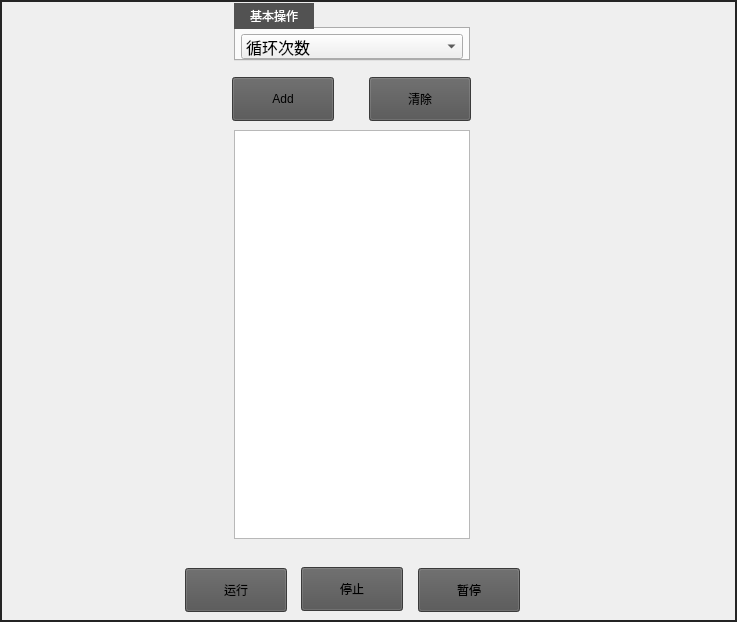
     <widget class="QGroupBox" name="groupBox_7">
      <property name="geometry">
       <rect>
        <x>1</x>
        <y>3</y>
        <width>737</width>
        <height>622</height>
       </rect>
      </property>
      <property name="styleSheet">
       <string notr="true">QGroupBox {
  border: 1.5px solid rgb(36, 36, 36);
}

</string>
      </property>
      <property name="title">
       <string/>
      </property>
      <widget class="QTabWidget" name="tabWidget_2">
       <property name="geometry">
        <rect>
         <x>234</x>
         <y>3</y>
         <width>236</width>
         <height>58</height>
        </rect>
       </property>
       <property name="styleSheet">
        <string notr="true">QTabBar::tab {
min-width:80px;
min-height:20px;
}	
QTabBar::tab {
        color:rgb(220, 220, 220);
        background: rgb(100, 100, 100);
}

QTabBar::tab:hover {
        background: rgb(82, 82, 82);
}

QTabBar::tab:selected {
        color: white;
        background: rgb(82, 82, 82);
}</string>
       </property>
       <property name="currentIndex">
        <number>0</number>
       </property>
       <widget class="QWidget" name="tab_3">
        <attribute name="title">
         <string>基本操作</string>
        </attribute>
        <widget class="QComboBox" name="comboBox">
         <property name="geometry">
          <rect>
           <x>5</x>
           <y>5</y>
           <width>222</width>
           <height>25</height>
          </rect>
         </property>
         <property name="font">
          <font>
           <family>隶书</family>
           <pointsize>12</pointsize>
          </font>
         </property>
         <property name="layoutDirection">
          <enum>Qt::LeftToRight</enum>
         </property>
         <property name="iconSize">
          <size>
           <width>20</width>
           <height>20</height>
          </size>
         </property>
         <item>
          <property name="text">
           <string>循环次数</string>
          </property>
         </item>
         <item>
          <property name="text">
           <string>移动</string>
          </property>
         </item>
         <item>
          <property name="text">
           <string>旋转</string>
          </property>
         </item>
         <item>
          <property name="text">
           <string>顶升</string>
          </property>
         </item>
         <item>
          <property name="text">
           <string>下降</string>
          </property>
         </item>
         <item>
          <property name="text">
           <string>充电</string>
          </property>
         </item>
         <item>
          <property name="text">
           <string>退出充电</string>
          </property>
         </item>
         <item>
          <property name="text">
           <string>设置托盘高度</string>
          </property>
         </item>
         <item>
          <property name="text">
           <string>顶升前确认</string>
          </property>
         </item>
         <item>
          <property name="text">
           <string>顶升后确认</string>
          </property>
         </item>
         <item>
          <property name="text">
           <string>托盘碰限位</string>
          </property>
         </item>
         <item>
          <property name="text">
           <string>托盘归零</string>
          </property>
         </item>
         <item>
          <property name="text">
           <string>陀螺仪归零</string>
          </property>
         </item>
         <item>
          <property name="text">
           <string>重启642</string>
          </property>
         </item>
         <item>
          <property name="text">
           <string>一键启动</string>
          </property>
         </item>
         <item>
          <property name="text">
           <string>查询电量</string>
          </property>
         </item>
         <item>
          <property name="text">
           <string>重置</string>
          </property>
         </item>
         <item>
          <property name="text">
           <string>微移动</string>
          </property>
         </item>
         <item>
          <property name="text">
           <string>微转向</string>
          </property>
         </item>
         <item>
          <property name="text">
           <string>DeBug</string>
          </property>
         </item>
         <item>
          <property name="text">
           <string>货架换向</string>
          </property>
         </item>
         <item>
          <property name="text">
           <string>获得下位机里程</string>
          </property>
         </item>
         <item>
          <property name="text">
           <string>获得下位机版本号</string>
          </property>
         </item>
        </widget>
       </widget>
      </widget>
      <widget class="QPushButton" name="pushButton_Suspend">
       <property name="geometry">
        <rect>
         <x>418</x>
         <y>568</y>
         <width>102</width>
         <height>44</height>
        </rect>
       </property>
       <property name="minimumSize">
        <size>
         <width>102</width>
         <height>44</height>
        </size>
       </property>
       <property name="maximumSize">
        <size>
         <width>102</width>
         <height>44</height>
        </size>
       </property>
       <property name="styleSheet">
        <string notr="true">QPushButton:enabled {
        background: rgb(82, 82, 82);
}
QPushButton:enabled:hover{
        background: rgb(100, 100, 100);
}
QPushButton:enabled:pressed{
        background: rgb(56, 56, 56);
}</string>
       </property>
       <property name="text">
        <string>暂停</string>
       </property>
      </widget>
      <widget class="QPushButton" name="pushButton_Run">
       <property name="geometry">
        <rect>
         <x>185</x>
         <y>568</y>
         <width>102</width>
         <height>44</height>
        </rect>
       </property>
       <property name="minimumSize">
        <size>
         <width>102</width>
         <height>44</height>
        </size>
       </property>
       <property name="maximumSize">
        <size>
         <width>102</width>
         <height>44</height>
        </size>
       </property>
       <property name="styleSheet">
        <string notr="true">
QPushButton:enabled {
        background: rgb(82, 82, 82);
}
QPushButton:enabled:hover{
        background: rgb(100, 100, 100);
}
QPushButton:enabled:pressed{
        background: rgb(56, 56, 56);
}
</string>
       </property>
       <property name="text">
        <string>运行</string>
       </property>
      </widget>
      <widget class="QPushButton" name="pushButton_Stop">
       <property name="geometry">
        <rect>
         <x>301</x>
         <y>567</y>
         <width>102</width>
         <height>44</height>
        </rect>
       </property>
       <property name="minimumSize">
        <size>
         <width>102</width>
         <height>44</height>
        </size>
       </property>
       <property name="maximumSize">
        <size>
         <width>102</width>
         <height>44</height>
        </size>
       </property>
       <property name="styleSheet">
        <string notr="true">QPushButton:enabled {
        background: rgb(82, 82, 82);
}
QPushButton:enabled:hover{
        background: rgb(100, 100, 100);
}
QPushButton:enabled:pressed{
        background: rgb(56, 56, 56);
}</string>
       </property>
       <property name="text">
        <string>停止</string>
       </property>
      </widget>
      <widget class="QTextEdit" name="textEdit">
       <property name="geometry">
        <rect>
         <x>234</x>
         <y>130</y>
         <width>236</width>
         <height>409</height>
        </rect>
       </property>
      </widget>
      <widget class="QPushButton" name="pushButton_Add_Cmd">
       <property name="geometry">
        <rect>
         <x>232</x>
         <y>77</y>
         <width>102</width>
         <height>44</height>
        </rect>
       </property>
       <property name="minimumSize">
        <size>
         <width>102</width>
         <height>44</height>
        </size>
       </property>
       <property name="maximumSize">
        <size>
         <width>102</width>
         <height>44</height>
        </size>
       </property>
       <property name="styleSheet">
        <string notr="true">QPushButton:enabled {
        background: rgb(82, 82, 82);
}
QPushButton:enabled:hover{
        background: rgb(100, 100, 100);
}
QPushButton:enabled:pressed{
        background: rgb(56, 56, 56);
}
</string>
       </property>
       <property name="text">
        <string>Add</string>
       </property>
      </widget>
      <widget class="QPushButton" name="pushButton_Clear">
       <property name="geometry">
        <rect>
         <x>369</x>
         <y>77</y>
         <width>102</width>
         <height>44</height>
        </rect>
       </property>
       <property name="minimumSize">
        <size>
         <width>102</width>
         <height>44</height>
        </size>
       </property>
       <property name="maximumSize">
        <size>
         <width>102</width>
         <height>44</height>
        </size>
       </property>
       <property name="styleSheet">
        <string notr="true">QPushButton:enabled {
        background: rgb(82, 82, 82);
}
QPushButton:enabled:hover{
        background: rgb(100, 100, 100);
}
QPushButton:enabled:pressed{
        background: rgb(56, 56, 56);
}
</string>
       </property>
       <property name="text">
        <string>清除</string>
       </property>
      </widget>
     </widget>
